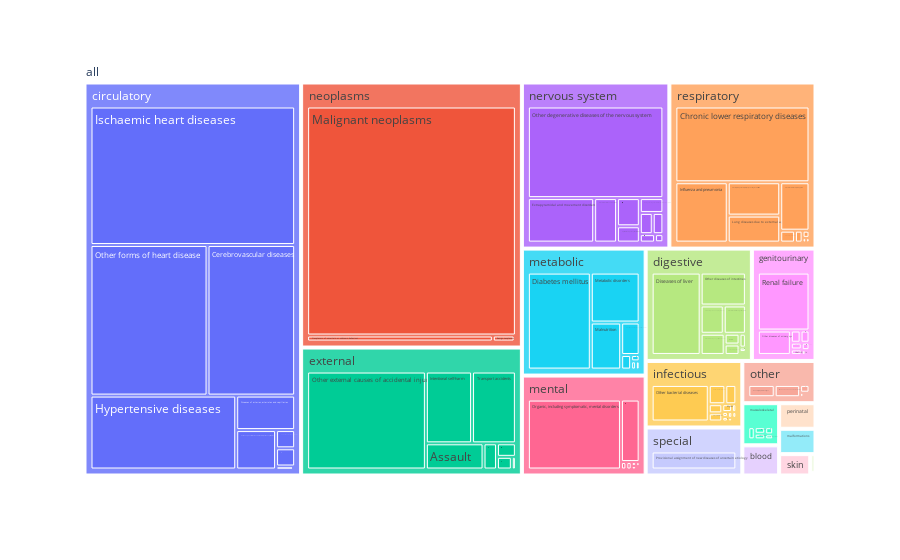

Notebook code for this chart:
### Code cell
import plotly.express as px

fig = px.treemap(
    cod_all[(cod_all['simple_grouping']!='total')&(cod_all['year']==2023)],
    path=[px.Constant("all"), "simple_grouping", "icd_-_sub-chapter"],
    values="deaths",
    # color="crude_rate",
    # color_continuous_scale="armyrose",
    # color_continuous_midpoint=1,
)
fig

### Figure 1 — Plotly figure (JSON) as saved in the notebook; plotly's stock layout.template omitted (floating-point values rounded to 4 significant figures; data arrays with more than 128 entries replaced by an {"elided": "..."} marker saying what was removed)
{"data": [{"branchvalues": "total", "domain": {"x": [0, 1], "y": [0, 1]}, "hovertemplate": "labels=%{label}<br>deaths=%{value}<br>parent=%{parent}<br>id=%{id}<extra></extra>", "ids": {"elided": "179 str values"}, "labels": {"elided": "179 str values"}, "name": "", "parents": {"elided": "179 str values"}, "type": "treemap", "values": {"elided": "179 int values"}}], "layout": {"autosize": true, "legend": {"tracegroupgap": 0}, "margin": {"t": 60}}}
